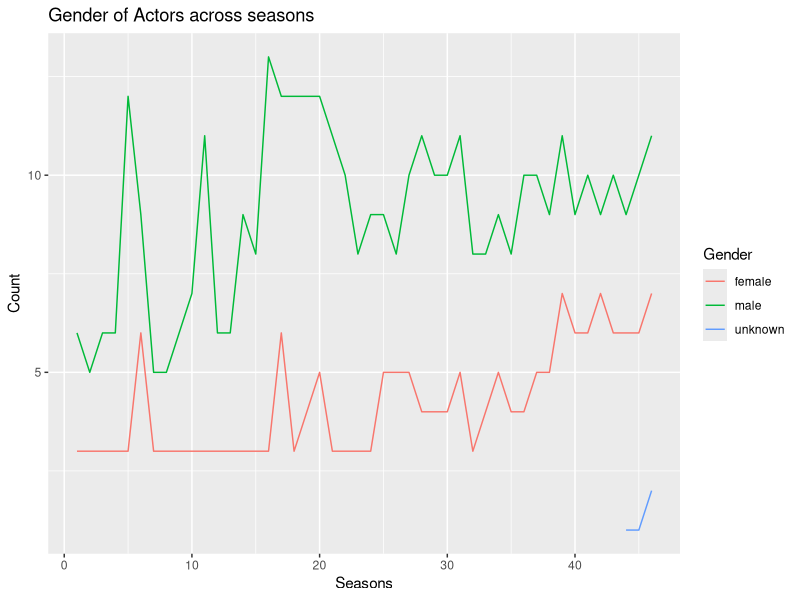

The R script that drew this image:
## ---- chunk 1
#| label: setup
#| warning: false
#| message: false

library(tidyverse)
library(ggplot2)

knitr::opts_chunk$set(echo = TRUE, warning=FALSE, message=FALSE)
## ---- chunk 2
actors <- read.csv("_data/snl_actors.csv")
head(actors)
dim(actors)
seasons <- read.csv("_data/snl_seasons.csv")
head(seasons)
dim(seasons)
casts <- read.csv("_data/snl_casts.csv")
head(casts, 20)

## ---- chunk 3
colSums(is.na(actors))
colSums(is.na(seasons))
colSums(is.na(casts))

## ---- chunk 4

actors_casts <- actors %>% inner_join(casts, by="aid")

actors_casts_seasons <- actors_casts %>% inner_join(seasons, by="sid")


## ---- chunk 5
seasons_gender <- actors_casts_seasons %>% 
  select(sid, gender)

seasons_gender <- seasons_gender %>% group_by(sid, gender) %>% summarise(count = n())

# Create the line plot
ggplot(seasons_gender, aes(x = sid, y = count, group = gender, color = gender)) +
  geom_line() +
  labs(title = "Gender of Actors across seasons",x = "Seasons", y = "Count", color = "Gender") 

